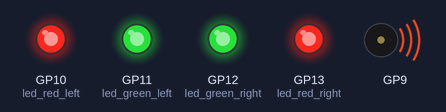
Bench run of a program on a simulated Raspberry Pi Pico running CircuitPython. Shown: output pins drawn as LEDs (lit = HIGH), buzzer (waves = sounding). Audio playback is drawn as a buzzer.

Above: at 0.1 s.
Timing chart, 0 to 1.6 s (numbered marks = the images above):
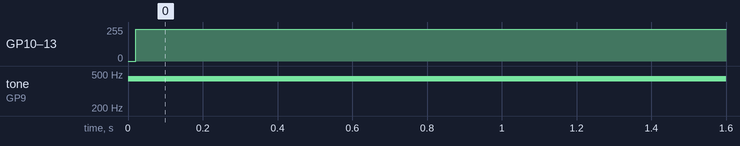

Measured:
- by itself, GP10 (led_red_left), GP11 (led_green_left), GP12 (led_green_right), GP13 (led_red_right): 0/255 → 239/255 at 0.02 s
- by itself, tone on GP9: silent → 440 Hz at 0.00 s

The program:

NoScreenTest.py
```python
import board
import gc
import time
import random
import busio
import digitalio
import displayio
import board
import synthio
import audiopwmio


import pwmio

import audiocore
import audiopwmio


led_red_left = pwmio.PWMOut(board.GP10)
led_red_right = pwmio.PWMOut(board.GP13)
led_green_left = pwmio.PWMOut(board.GP11)
led_green_right = pwmio.PWMOut(board.GP12)
red_left_level = 0
red_right_level = 0
grn_left_level = 0
grn_right_level = 0

dac = audiopwmio.PWMAudioOut(board.GP9)

melody = synthio.MidiTrack(b"\0\x90H\0*\x80H\0\6\x90J\0*\x80J\0\6\x90L\0*\x80L\0\6\x90J\0" +
                           b"*\x80J\0\6\x90H\0*\x80H\0\6\x90J\0*\x80J\0\6\x90L\0T\x80L\0" +
                           b"\x0c\x90H\0T\x80H\0\x0c\x90H\0T\x80H\0", tempo=320)
while True:
    dac.play(melody)
    red_left_level -= 1024*4
    if red_left_level <= 0:
        red_left_level = 0
    red_right_level -= 1024*4
    if red_right_level <= 0:
        red_right_level = 0
    grn_left_level -= 1024*4
    if grn_left_level <= 0:
        grn_left_level = 0
    grn_right_level -= 1024*4
    if grn_right_level <= 0:
        grn_right_level = 0

    led_red_left.duty_cycle = red_left_level
    led_red_right.duty_cycle = red_right_level
    led_green_left.duty_cycle = grn_left_level
    led_green_right.duty_cycle = grn_right_level

    grn_left_level = 65535

    grn_right_level = 65535

    red_left_level = 65535

    red_right_level = 65535

    time.sleep(0.02)
    gc.collect()
```
